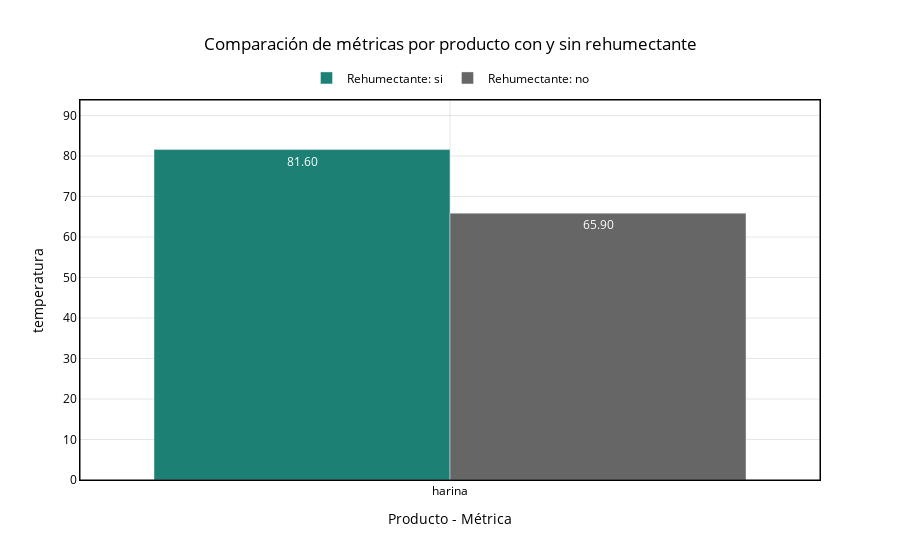

Notebook code cell kept with this figure:
### Code cell
fig = rehumectante_comparison_plot_styled(
    raw[raw["producto"]!='pellet'],
    metrics=["temperatura",],
    show_percentage_change=False,
    #save_path=f"{ROOT_IMAGEN}/comparacion_rehumectante_temp.html",  # Aquí la ruta y formato
    save_format="html"
)
fig.show()
s3.save_plotly_html(fig, "comparacion_rehumectante_temp.html")

### Figure 1 — Plotly figure (JSON) as saved in the notebook; plotly's stock layout.template omitted (floating-point values rounded to 4 significant figures)
{"data": [{"marker": {"color": "#1c8074"}, "name": "Rehumectante: si", "text": ["81.60"], "textposition": "auto", "type": "bar", "x": ["harina"], "y": [81.6]}, {"marker": {"color": "#666666"}, "name": "Rehumectante: no", "text": ["65.90"], "textposition": "auto", "type": "bar", "x": ["harina"], "y": [65.9]}], "layout": {"barmode": "group", "legend": {"font": {"color": "black"}, "orientation": "h", "x": 0.5, "xanchor": "center", "y": 1.02, "yanchor": "bottom"}, "paper_bgcolor": "rgba(0,0,0,0)", "plot_bgcolor": "rgba(0,0,0,0)", "shapes": [{"line": {"color": "black", "width": 1}, "type": "rect", "x0": 0, "x1": 1, "xref": "paper", "y0": 0, "y1": 1, "yref": "paper"}], "title": {"font": {"color": "black"}, "text": "Comparación de métricas por producto con y sin rehumectante", "x": 0.5}, "xaxis": {"gridcolor": "rgba(0,0,0,0.1)", "linecolor": "black", "mirror": true, "showline": true, "tickfont": {"color": "black"}, "title": {"font": {"color": "black"}, "text": "Producto - Métrica"}}, "yaxis": {"gridcolor": "rgba(0,0,0,0.1)", "linecolor": "black", "mirror": true, "range": [0, 93.84], "showline": true, "tickfont": {"color": "black"}, "title": {"font": {"color": "black"}, "text": "temperatura"}}}}
